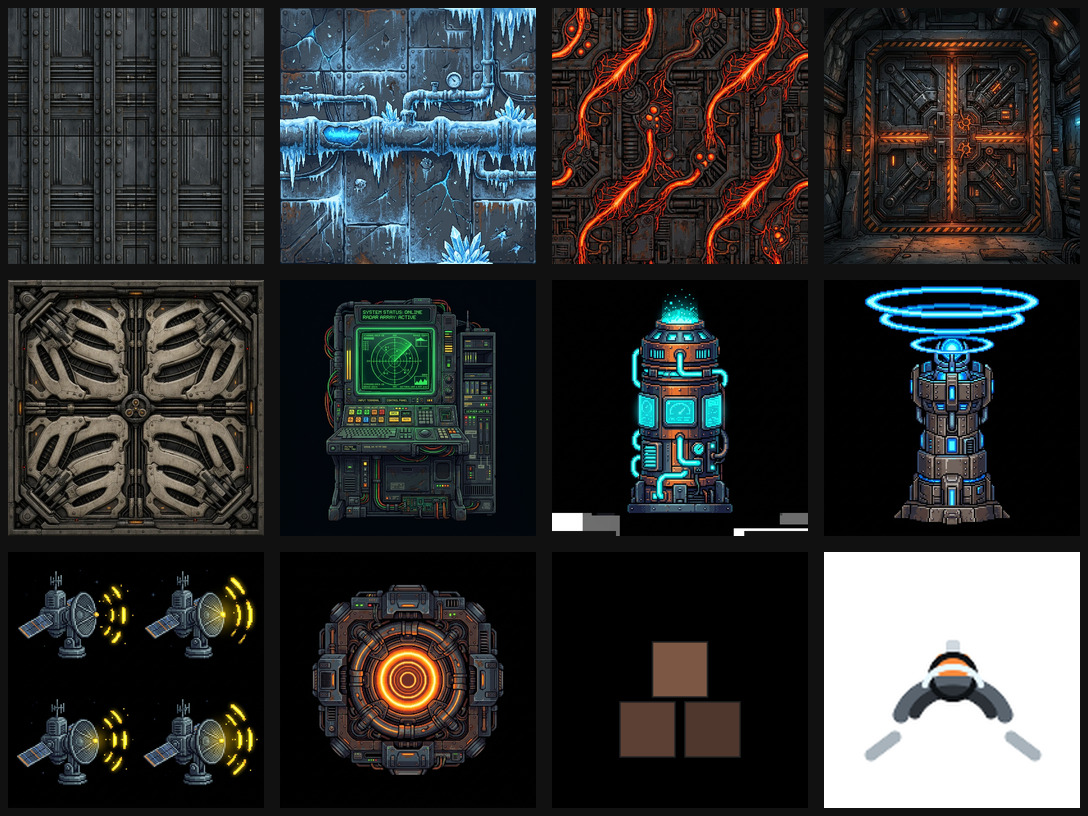
#> input picture art/source/art-remaster/concepts/world-assets-current-contact-sheet.jpg, 1088 x 816 px
$ python process-season-assets.py ../art/source/art-remaster/concepts/world-assets-current-contact-sheet.jpg ../art/source/art-remaster/concepts/scout_sheet_biomech_concept.png
#> lines starting #> are read from the running program, lines starting #| are printed output that depends on the picture; after the words box and inside, x2 and y2 are one past the last pixel; in counts of white or black regions, pixels touching at a corner belong together
#> in process_asset, raw_img is the input picture: PIL image 1088x816 RGB; mean R, G, B 50.9, 52.1, 52.1
#!/usr/bin/env python3
"""Helper script to process raw generated 1:1 image assets into the 4-file
compliance set required by scripts/audit-steam-inventory-assets.js:
- public/economy/<slug>.png (256x256 RGBA with transparent background)
- public/economy/<slug>_large.png (512x512 RGBA with transparent background)
- steam/store/item_icons/<slug>_master.png (1254x1254 RGBA with transparent background)
- steam/store/item_icons/chroma/<slug>_chroma.png (1254x1254 PNG with dark chroma backdrop)
"""
import os
import sys
from collections import deque
from PIL import Image, ImageFilter

ROOT = os.path.abspath(os.path.join(os.path.dirname(__file__), ".."))

def remove_dark_background_pil(img, threshold=40, feather_radius=1.5):
    """Removes dark background by flood-filling from the image borders using pure PIL,
    preserving internal dark elements and producing smooth alpha edges."""
#> called with threshold = 40, feather_radius = 1.5
    rgb_img = img.convert("RGB")
    w, h = rgb_img.size
#> w = 1088; h = 816
    pixels = rgb_img.load()

    # Create an alpha mask array initialized to 255 (opaque)
    visited = bytearray(w * h)
    queue = deque()

    def get_brightness(x, y):
        r, g, b = pixels[x, y]
        return (r + g + b) // 3

    # Seed from all 4 borders
    for x in range(w):
        for y in (0, h - 1):
            if get_brightness(x, y) < threshold:
                idx = y * w + x
                if not visited[idx]:
                    visited[idx] = 1
                    queue.append((x, y))
    for y in range(h):
        for x in (0, w - 1):
            if get_brightness(x, y) < threshold:
                idx = y * w + x
                if not visited[idx]:
                    visited[idx] = 1
                    queue.append((x, y))

    # BFS Flood fill
    while queue:
        cx, cy = queue.popleft()
        for dx, dy in ((-1, 0), (1, 0), (0, -1), (0, 1)):
            nx, ny = cx + dx, cy + dy
            if 0 <= nx < w and 0 <= ny < h:
                nidx = ny * w + nx
                if not visited[nidx]:
                    if get_brightness(nx, ny) < threshold:
                        visited[nidx] = 1
                        queue.append((nx, ny))

    # Build alpha image: visited (background) -> 0, unvisited (foreground) -> 255
    alpha_bytes = bytes(0 if v else 255 for v in visited)
    alpha_mask = Image.frombytes("L", (w, h), alpha_bytes)
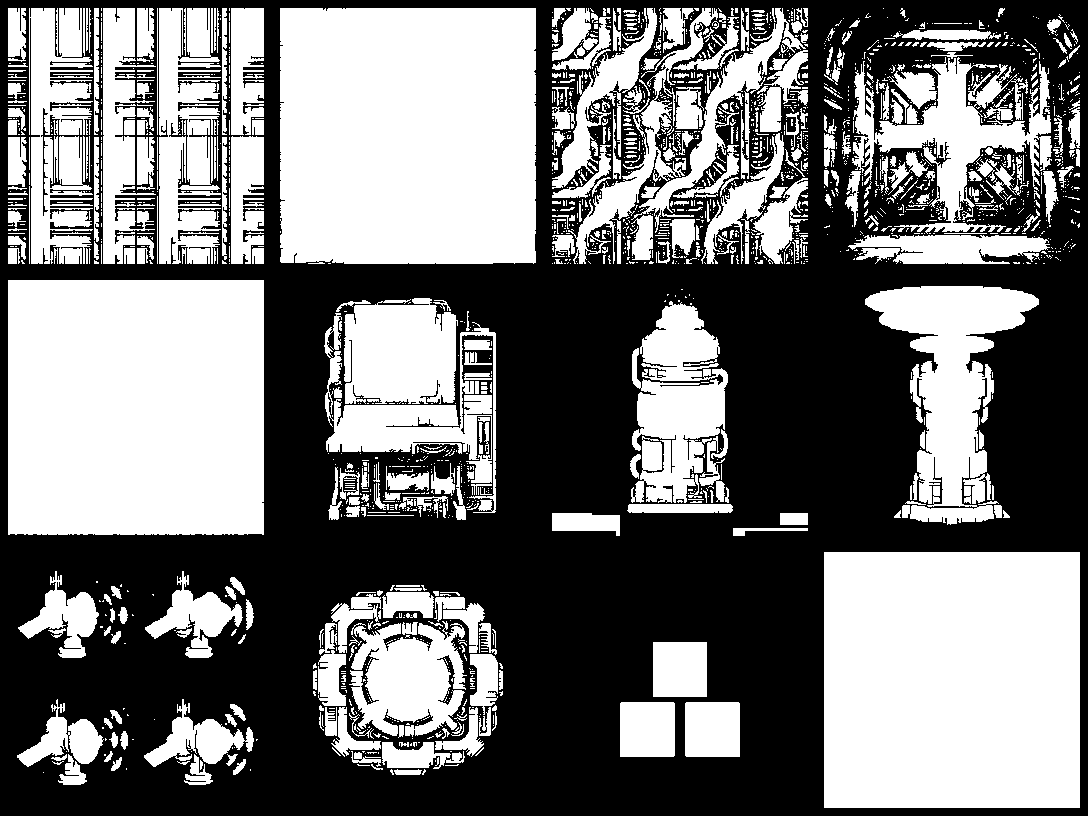
#> alpha_mask: PIL image 1088x816 L; 46.6% white; 2061 white regions (1600 under 20 px), largest, box (x1, y1, x2, y2) and area: (824, 552, 1080, 808) 65536, (280, 8, 536, 264) 65278, (8, 280, 264, 535) 65183

    # Feather alpha mask for smooth anti-aliased edges
    alpha_mask = alpha_mask.filter(ImageFilter.GaussianBlur(feather_radius))

    r, g, b = rgb_img.split()
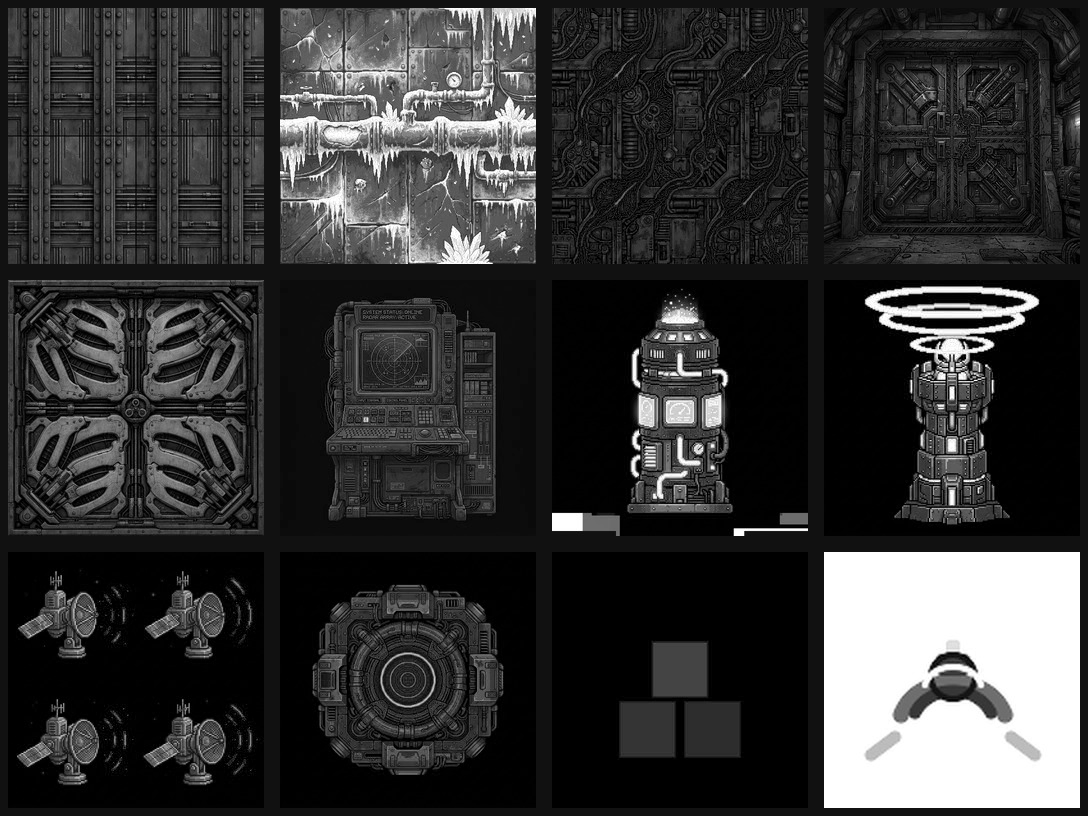
#> b: PIL image 1088x816 L; min 0, max 255, mean 52.1
    return Image.merge("RGBA", (r, g, b, alpha_mask))
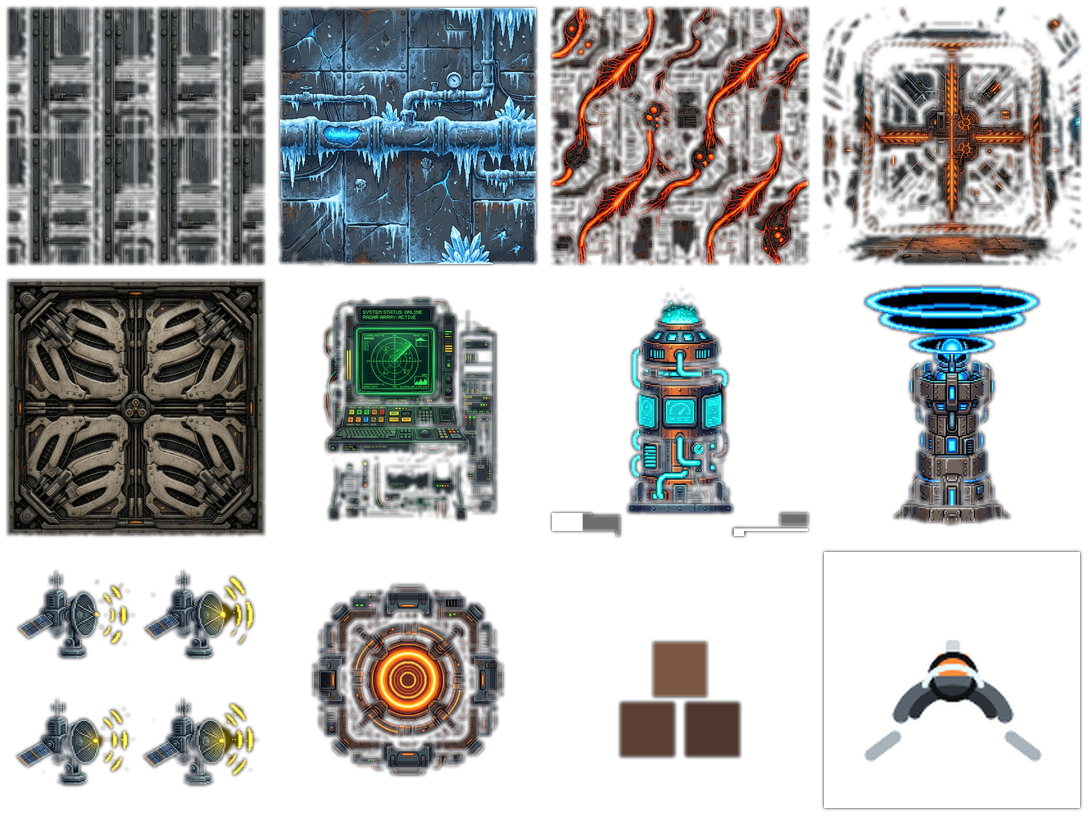
#> returned value: PIL image 1088x816 RGBA; mean R, G, B, A 50.9, 52.1, 52.1, 118.8; transparent parts drawn white

def process_asset(source_path, slug):
    raw_img = Image.open(source_path)

    # Remove dark background to yield clean transparent RGBA
    img = remove_dark_background_pil(raw_img)

    # Ensure square
    w, h = img.size
    if w != h:
        dim = max(w, h)
        square_img = Image.new("RGBA", (dim, dim), (0, 0, 0, 0))
#> square_img: PIL image 1088x1088 RGBA; every value is 0
        square_img.paste(img, ((dim - w) // 2, (dim - h) // 2))
        img = square_img

    # Target directories
    econ_dir = os.path.join(ROOT, "public/economy")
    master_dir = os.path.join(ROOT, "steam/store/item_icons")
    chroma_dir = os.path.join(ROOT, "steam/store/item_icons/chroma")
    os.makedirs(econ_dir, exist_ok=True)
    os.makedirs(master_dir, exist_ok=True)
    os.makedirs(chroma_dir, exist_ok=True)

    # 1. Local icon 256x256 RGBA
    img_256 = img.resize((256, 256), Image.Resampling.LANCZOS)
    local_path = os.path.join(econ_dir, f"{slug}.png")
    img_256.save(local_path, "PNG")

    # 2. Large icon 512x512 RGBA
    img_512 = img.resize((512, 512), Image.Resampling.LANCZOS)
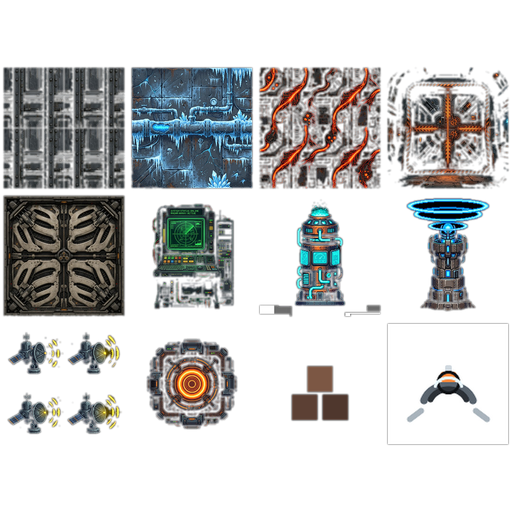
#> img_512: PIL image 512x512 RGBA; mean R, G, B, A 36.8, 37.6, 37.4, 89.1; transparent parts drawn white
    large_path = os.path.join(econ_dir, f"{slug}_large.png")
    img_512.save(large_path, "PNG")

    # 3. Master icon 1254x1254 RGBA
    img_1254 = img.resize((1254, 1254), Image.Resampling.LANCZOS)
    master_path = os.path.join(master_dir, f"{slug}_master.png")
    img_1254.save(master_path, "PNG")

    # 4. Chroma icon 1254x1254 PNG (high contrast chroma background)
    chroma_bg = Image.new("RGBA", (1254, 1254), (10, 15, 26, 255))
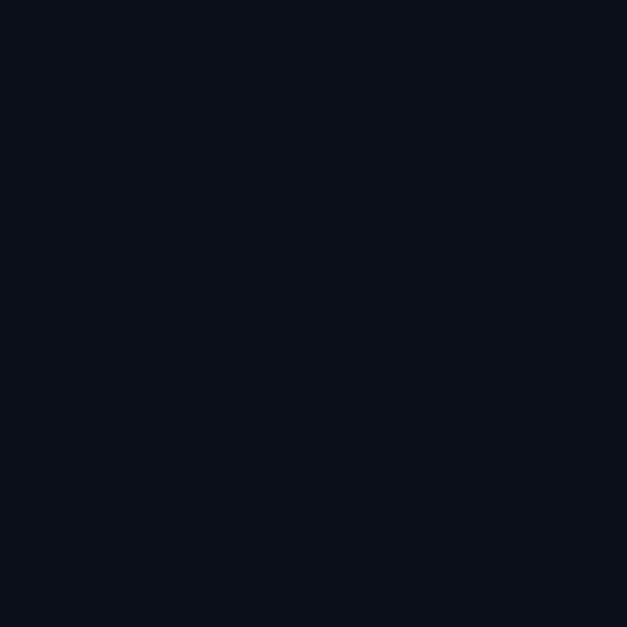
#> chroma_bg: PIL image 1254x1254 RGBA (shown at 1/2 size); mean R, G, B, A 10, 15, 26, 255
    chroma_img = Image.alpha_composite(chroma_bg, img_1254)
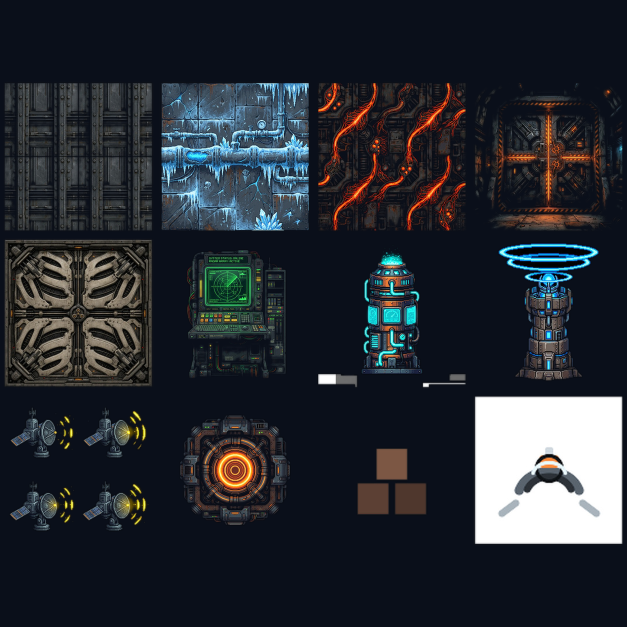
#> chroma_img: PIL image 1254x1254 RGBA (shown at 1/2 size); mean R, G, B, A 39.5, 43.7, 50.8, 255
    chroma_path = os.path.join(chroma_dir, f"{slug}_chroma.png")
    chroma_img.save(chroma_path, "PNG")

    print(f"[processed with transparent alpha] {slug} -> 256px, 512px, 1254px master, 1254px chroma")

if __name__ == "__main__":
    if len(sys.argv) < 3:
        print("Usage: python3 process-season-assets.py <source_image_path> <slug>")
        sys.exit(1)
    process_asset(sys.argv[1], sys.argv[2])
